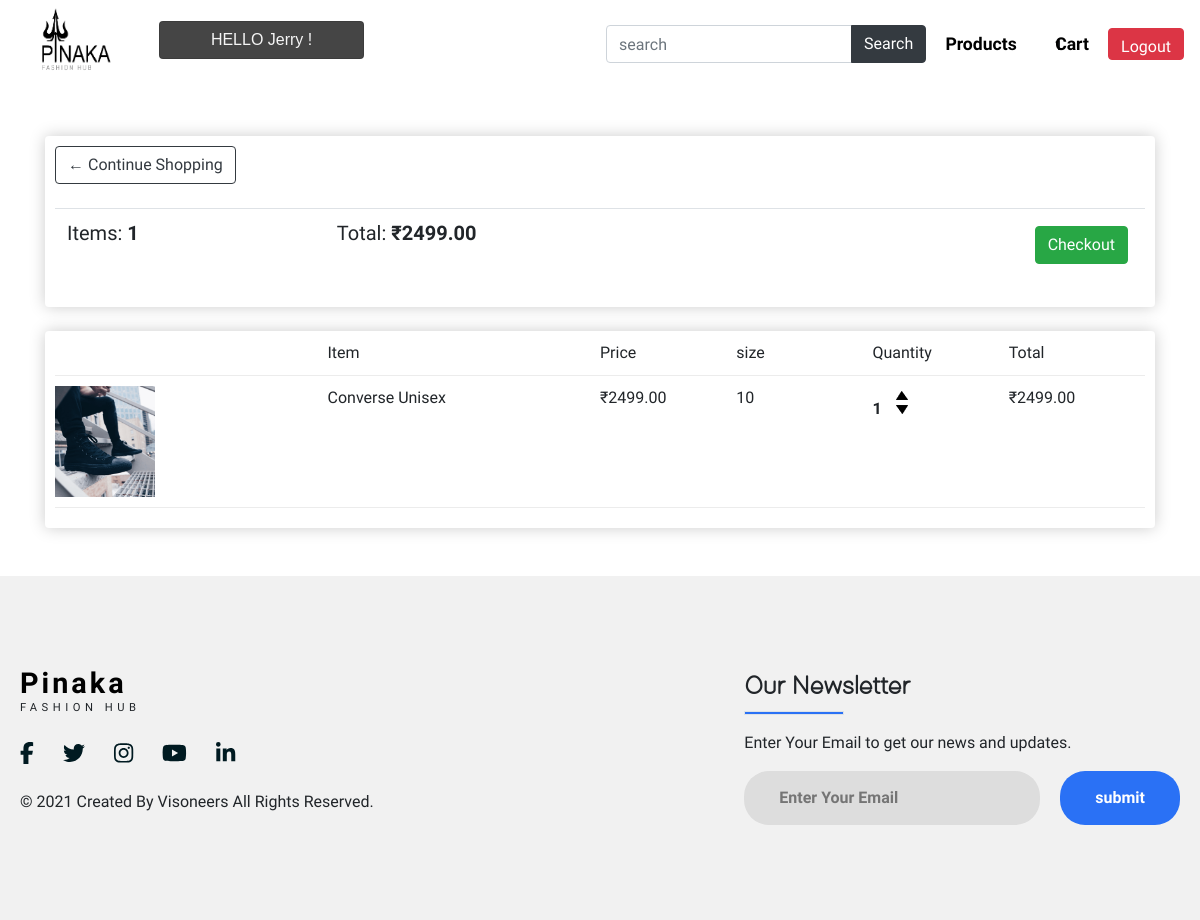
Before: /cart/ (signed in) with the older database file.
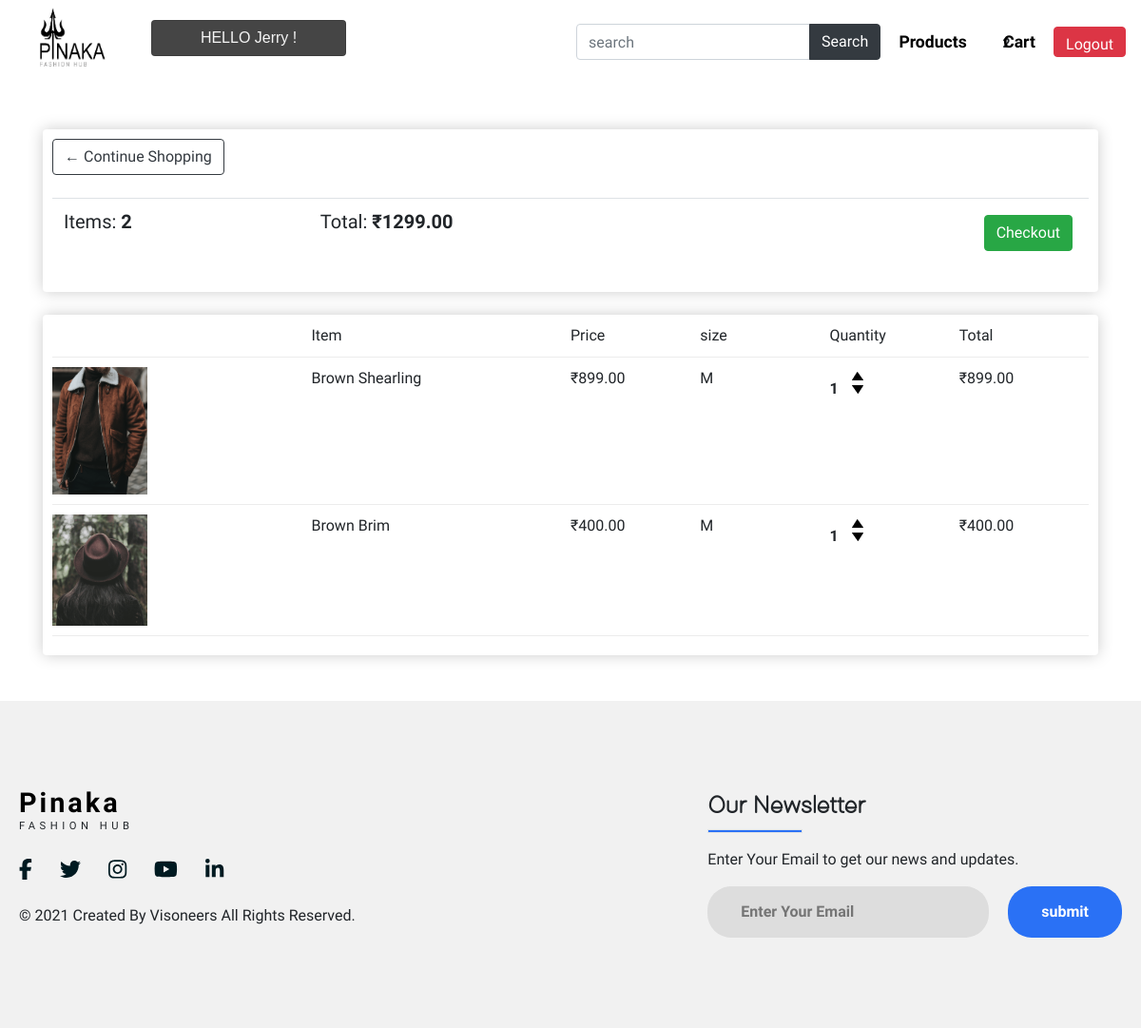
After: the same page with the newer database file.
### store/models.py (models this page shows, shortened)
class Order(models.Model):
    customer=models.ForeignKey(Customer,on_delete=models.SET_NULL,blank=True,null=True)
    date_orderd=models.DateTimeField(auto_now_add=True)
    complete=models.BooleanField(default=False,null=True,blank=False)
    transaction_id=models.CharField(max_length=200,null=True)
    @property
    def get_cart_total(self):
        orderitems =self.orderitem_set.all()
        total=sum([item.get_total for item in orderitems])
        return total
    @property
    def get_cart_items(self):
        orderitems =self.orderitem_set.all()
        total=sum([item.quantity for item in orderitems])
        return total

class OrderItem(models.Model):
    product=models.ForeignKey(Product,on_delete=models.SET_NULL,blank=True,null=True)
    order=models.ForeignKey(Order,on_delete=models.SET_NULL,blank=True,null=True)
    quantity=models.IntegerField(default=0,null=True,blank=True)
    date_added=models.DateTimeField(auto_now_add=True)
    @property
    def get_total(self):
        total=self.product.price*self.quantity
        return total

class Product(models.Model):
    name=models.CharField(max_length=200,null=True)
    category=models.ForeignKey(Categorie,on_delete=models.SET_NULL,blank=True,null=True)
    price=models.FloatField()
    brand=models.ForeignKey(brand,on_delete=models.CASCADE)
    size=models.ForeignKey(size,on_delete=models.CASCADE)
    color=models.ForeignKey(color,on_delete=models.CASCADE)
    digital=models.BooleanField(default=False,null=True,blank=False)
    image=models.ImageField(null=True,blank=True)
    @property
    def imageURL(self):
        try:
            url=self.image.url #chk
        except:
            url=' '
        return url

class size(models.Model):
    title=models.CharField(max_length=10)
    def __str__(self):
        return (self.title)

### store/views.py (the view)
# urls.py: path('cart/',views.cart,name="cart"),
@login_required(login_url='loginPage')
def cart(request):
    if request.user.is_authenticated:
        customer=request.user.customer
        order,created=Order.objects.get_or_create(customer=customer,complete=False)
        items=order.orderitem_set.all()
        cartItems=order.get_cart_items
    else:
        items=[]
        order={'get_cart_total':0,'get_cart_items':0,'shipping':False}
        cartItems=order['get_cart_items']
    context={'items':items,'order':order,'cartItems':cartItems}
    return render(request,'store/cart.html',context)

### store/templates/store/cart.html
{% extends 'store/main.html' %}
{% load static %}
{% block content %}
<div class="container">
    <br><br>
    <div class="row">
        <div class="col-lg-12">
            <div class="box-element">
                <a class="btn btn-outline-dark" href="{% url 'store'%}">&#x2190; Continue Shopping</a>
                <br>
                <br>
               <table class="table">
                   <tr>
                       <th><h5>Items: <strong>{{order.get_cart_items}}</strong></h5></th>
                       <th><h5>Total:<strong> ₹{{order.get_cart_total|floatformat:2}}</strong></h5></th>
                       <th>
                        <a style="float:right; margin:5px" class="btn btn-success" href="{% url 'checkout'%}">Checkout</a>
                     </th>
                   </tr>
                </table>
            </div>
            <br>
            <div class="box-element">
                <div class="cart-row">
                    <div style="flex:2"></div>
                    <div style="flex:2">Item</div>
                    <div style="flex:1">Price</div>
                    <div style="flex:1">size</div>
                    <div style="flex:1">Quantity</div>
                    <div style="flex:1">Total</div>
                </div>
                {% for item in items %}
            <div class="cart-row">
                    <div style="flex:2"><img class="row-image"src="{{item.product.imageURL}}"></div>
                    <div style="flex:2">{{item.product.name}}</div>
                    <div style="flex:1">₹{{item.product.price|floatformat:2}}</div>
                    <div style="flex:1">{{item.product.size}}</div>
                    <div style="flex:1">
                        <p class="quantity">{{item.quantity}}</p>
                        <div class="quantity">
                            <img data-product={{item.product.id}} data-action="add" class="chg-quantity update-cart" src="{% static  'images/uparrow.png' %}">
                            <img data-product={{item.product.id}} data-action="remove" class="chg-quantity update-cart" src="{% static  'images/downarrow.png' %}">
                        </div>
                    </div>
                    <div style="flex:1">₹{{item.get_total|floatformat:2}}</div>
            </div>
            {% endfor %}
            </div>
        </div>
    </div>
</div>
{% endblock content %}

### store/templates/store/main.html (shortened to what this page needs)
<!DOCTYPE html>
{% load static %}
<html lang="en">
<head>
    <link rel="stylesheet" href="https://cdn.jsdelivr.net/npm/bootstrap@4.5.3/dist/css/bootstrap.min.css"
>
    <link rel="stylesheet" type="text/css" href="{% static 'css/main.css' %}">
    <link rel="stylesheet" type="text/css" href="//cdn.jsdelivr.net/npm/slick-carousel@1.8.1/slick/slick.css">
    <link rel="stylesheet" type="text/css" href="{% static 'css/store.css' %}">
</head>
<body>
    <nav class="navigation ">
        <div class="logo">
            <a data-toggle="tooltip" data-placement="bottom" title="Back to store" href="{% url 'store' %}"><img src="{% static 'images/sample.png' %}"></a>
        </div>
        <div class=" card list-group-item hi-msg"
            style="font-family: sans-serif;">
            HELLO {{user}} !
        </div>
        <ul class="nav-menu">
            <div>
                <form class="form-inline my-2 my-lg-0" action="/search">
                    <div class="input-group">
                        <input name="search" type="text" class="form-control" placeholder="search" />
                        <div class="input-group-append">
                            <button class="btn btn-dark" type="submit" id="button-addon2">Search</button>
                        </div>
                    </div>
                </form>
            </div>
            <li><a href="{% url 'product' %}">Products</a></li>
            <div class="cart-icon">
                <span class='item-count'>{{cartItems}}</span>
                <a href="{% url 'cart' %}"> Cart</a>
            </div>
            <li><button class="hello-msg btn btn-danger" id="logout_btn " data-target="#exampleModal" data-toggle="modal"
                style="height:2rem">Logout</button></li>
        </ul>
    </nav>
    <div class="container-fluid p-0">
        {% block content %}
        {% endblock content %}
    </div>
    <br><br>
    <footer>
        <div class="footer">
            <div class="left-col">
                <div class="heading">
                    <h1><a href="{% url 'store' %}">Pinaka</a></h1>
                    <p>FASHION HUB</p>
                </div>
                <div class="social-media">
                    <a href="#"><i class="fab fa-facebook-f"></i></a>
                    <a href="#"><i class="fab fa-twitter"></i></a>
                    <a href="#"><i class="fab fa-instagram"></i></a>
                    <a href="#"><i class="fab fa-youtube"></i></a>
                    <a href="#"><i class="fab fa-linkedin-in"></i></a>
                </div>
                <p class="rights-text">© 2021 Created By Visoneers All Rights Reserved.</p>
            </div>
            <div class="right-col">
                <h1>Our Newsletter</h1>
                <div class="border"></div>
                <p>Enter Your Email to get our news and updates.</p>
                <form action="" class="newsletter-form">
                    <input type="text" class="txtb" placeholder="Enter Your Email">
                    <input type="submit" class="button" value="submit">
                </form>
            </div>
        </div>
    </footer>
</body>
</html>

### static/css/main.css (style rules this page uses)
html, body { margin: 0; padding: 0; width: 100%; height: 100vh; font-family: 'Open Sans Condensed'; }
a, a:hover { color: black; text-decoration: none; }
.hi-msg { display: flex; top: 13px; position: relative; height: calc(1.5em + .75rem + 2px); width: 15rem; background-color: #454545; color: whitesmoke; justify-content: center; align-items:center; }
.navigation { display: flex; height: 11vh; width: 100%; padding: 0.5rem 1rem; overflow: hidden; margin-bottom: 0; border-bottom: 0; }
.navigation::before { opacity: 0.5; }
.navigation .logo { width: 15%; align-items: center; cursor: pointer; }
.navigation .logo img { width: 100px; height: 100%; padding-left: 1rem; }
.navigation .nav-menu { margin: 0; width: 85%; height: 100%; list-style-type: none; display: flex; align-items: center; justify-content: flex-end; }
.navigation .nav-menu a { padding: 0rem 1.2rem; font-size: 1.1rem; position: relative; font-weight: bold; }
.nav-menu .cart-icon { position: relative; display: flex; align-items: center; justify-content: center; }
.nav-menu .cart-icon .item-count { position: absolute; font-size: 14px; font-weight: bold; padding-top: 4px; padding-right: 27px; }
.cart-row { display: flex; align-items: flex-stretch; padding-bottom: 10px; margin-bottom: 10px; border-bottom: 1px solid #ececec ; }
.row-image { width: 100px; }
.quantity { display: inline-block; font-weight: 700; padding-right: 10px; }
.chg-quantity { width: 12px; cursor: pointer; display: block; margin-top: 5px; transition: 1s; }
footer { background: #f1f1f1; padding: 90px 0; }
.footer { max-width: 1300px; margin: auto; padding: 0 20px; display: flex; justify-content: space-between; align-items: center; flex-wrap: wrap-reverse; }
.heading { display: block; font-size: 1.3rem; letter-spacing: 3px; }
.heading h1 { font-size: 1.8rem; margin-block-end: 0em; font-weight: bold; }
.heading p { font-size: 0.7rem; letter-spacing: 4.5px; margin-block-start: 0em; font-weight: lighter; }
.social-media { margin: 20px 0; }
.social-media a { color: #001a21; margin-right: 25px; font-size: 22px; text-decoration: none; transition: .3s linear; }
.right-col h1 { font-family: "Demure"; font-weight: bold; font-size: 26px; }
.right-col p { margin-block-start: 1em; }
.border { width: 100px; height: 4px; background: #2a71f5; }
.newsletter-form { display: flex; justify-content: center; align-items: center; flex-wrap: wrap; }
.txtb { flex: 1; padding: 15px 35px; font-size: 16px; color: #293043; background: #ddd; border: none; font-weight: 700; outline: none; border-radius: 25px; min-width: 260px; }
.button { padding: 15px 35px; font-size: 16px; color: white; background: #2a71f5; border: none; font-weight: 700; outline: none; border-radius: 25px; margin-left: 20px; cursor: pointer; transition: opacity .3s linear; }

### static/css/store.css (style rules this page uses)
.box-element { box-shadow:hsl(0, 0%, 80%) 0 0 16px; border-radius: 4px; background-color: #fff; padding: 10px; }

Changed rows visible on the page:
removed OrderItem: product.imageURL (picture), product.name "Converse Unisex", product.price "2499.00", product.size "10", quantity "1", get_total "2499.00"
computed for Order: get_cart_items "1" → "2"; get_cart_total "2499.00" → "1299.00"
added OrderItem: product.imageURL (picture), product.name "Brown Shearling", product.price "899.00", product.size "M", quantity "1", get_total "899.00"
added OrderItem: product.imageURL (picture), product.name "Brown Brim", product.price "400.00", product.size "M", quantity "1", get_total "400.00"
Other visible differences:
{{ cartItems }}: "1" → "2"
